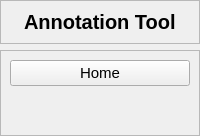
     <widget class="QWidget" name="sidebar" native="true">
      <property name="minimumSize">
       <size>
        <width>0</width>
        <height>0</height>
       </size>
      </property>
      <property name="maximumSize">
       <size>
        <width>300</width>
        <height>16777215</height>
       </size>
      </property>
      <layout class="QVBoxLayout" name="verticalLayout_4">
       <property name="leftMargin">
        <number>0</number>
       </property>
       <property name="topMargin">
        <number>0</number>
       </property>
       <property name="rightMargin">
        <number>0</number>
       </property>
       <property name="bottomMargin">
        <number>0</number>
       </property>
       <item alignment="Qt::AlignTop">
        <widget class="QFrame" name="sidebarHeading">
         <property name="frameShape">
          <enum>QFrame::StyledPanel</enum>
         </property>
         <property name="frameShadow">
          <enum>QFrame::Raised</enum>
         </property>
         <layout class="QHBoxLayout" name="horizontalLayout_9">
          <item alignment="Qt::AlignHCenter|Qt::AlignTop">
           <widget class="QLabel" name="headingLabel">
            <property name="font">
             <font>
              <pointsize>15</pointsize>
              <weight>75</weight>
              <bold>true</bold>
             </font>
            </property>
            <property name="text">
             <string>Annotation Tool</string>
            </property>
           </widget>
          </item>
         </layout>
        </widget>
       </item>
       <item>
        <widget class="QFrame" name="containerWidget">
         <property name="sizePolicy">
          <sizepolicy hsizetype="Preferred" vsizetype="Expanding">
           <horstretch>0</horstretch>
           <verstretch>0</verstretch>
          </sizepolicy>
         </property>
         <property name="frameShape">
          <enum>QFrame::StyledPanel</enum>
         </property>
         <property name="frameShadow">
          <enum>QFrame::Raised</enum>
         </property>
         <layout class="QGridLayout" name="gridLayout_3">
          <item row="0" column="0">
           <widget class="QPushButton" name="homeBtn">
            <property name="font">
             <font>
              <pointsize>11</pointsize>
              <weight>50</weight>
              <bold>false</bold>
             </font>
            </property>
            <property name="cursor">
             <cursorShape>PointingHandCursor</cursorShape>
            </property>
            <property name="text">
             <string>Home</string>
            </property>
            <property name="icon">
             <iconset resource="../resources.qrc">
              <normaloff>:/icons/assets/home.svg</normaloff>:/icons/assets/home.svg</iconset>
            </property>
            <property name="iconSize">
             <size>
              <width>25</width>
              <height>25</height>
             </size>
            </property>
           </widget>
          </item>
          <item row="1" column="0">
           <spacer name="verticalSpacer_2">
            <property name="orientation">
             <enum>Qt::Vertical</enum>
            </property>
            <property name="sizeHint" stdset="0">
             <size>
              <width>20</width>
              <height>40</height>
             </size>
            </property>
           </spacer>
          </item>
         </layout>
        </widget>
       </item>
      </layout>
     </widget>
